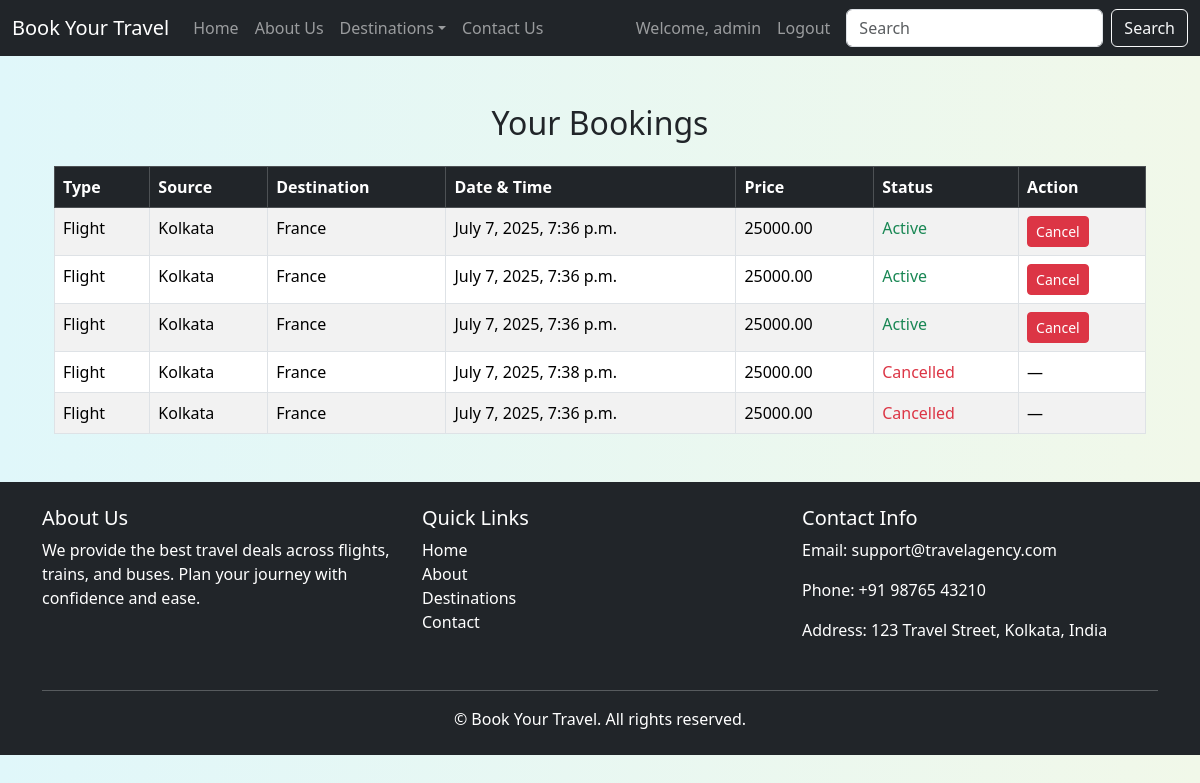
The page /bookings/ (signed in) on the database its author committed.
### booking/models.py (models this page shows, shortened)
class Booking(models.Model):
    STATUS_CHOICES = [
        ('Confirmed', 'Confirmed'),
        ('Cancelled', 'Cancelled'),
    ]
    booking_id = models.AutoField(primary_key=True)
    user = models.ForeignKey(User, on_delete=models.CASCADE)
    travel_option = models.ForeignKey(TravelOption, on_delete=models.CASCADE)
    number_of_seats = models.PositiveIntegerField()
    total_price = models.DecimalField(max_digits=10, decimal_places=2)
    booking_date = models.DateTimeField(default=timezone.now)
    status = models.CharField(max_length=10, choices=STATUS_CHOICES, default='Confirmed')
    is_cancelled = models.BooleanField(default=False)

class TravelOption(models.Model):
    TRAVEL_TYPES = [
        ('Flight', 'Flight'),
        ('Train', 'Train'),
        ('Bus', 'Bus'),
    ]
    travel_id = models.AutoField(primary_key=True)
    travel_type = models.CharField(max_length=10, choices=TRAVEL_TYPES)
    source = models.CharField(max_length=100)
    destination = models.CharField(max_length=100)
    datetime = models.DateTimeField()
    price = models.DecimalField(max_digits=10, decimal_places=2)
    available_seats = models.PositiveIntegerField()

### booking/views.py (the view)
# urls.py: path('bookings/', views.view_bookings, name='view_bookings'),
@login_required
def view_bookings(request):
    bookings = Booking.objects.filter(user=request.user).order_by('-booking_date')
    return render(request, 'view_bookings.html', {'bookings': bookings})

### templates/view_bookings.html
{% extends "base.html" %}
{% block body %}
<div class="container mt-5">
  <h2 class="mb-4 text-center">Your Bookings</h2>
  {% if bookings %}
    <table class="table table-striped table-bordered">
      <thead class="table-dark">
        <tr>
          <th>Type</th>
          <th>Source</th>
          <th>Destination</th>
          <th>Date & Time</th>
          <th>Price</th>
          <th>Status</th>
          <th>Action</th>
        </tr>
      </thead>
      <tbody>
        {% for booking in bookings %}
        <tr class="{% if booking.is_cancelled %}text-muted{% endif %}">
          <td>{{ booking.travel_option.travel_type }}</td>
          <td>{{ booking.travel_option.source }}</td>
          <td>{{ booking.travel_option.destination }}</td>
          <td>{{ booking.travel_option.datetime }}</td>
          <td>{{ booking.travel_option.price }}</td>
          <td>
            {% if booking.is_cancelled %}
              <span class="text-danger">Cancelled</span>
            {% else %}
              <span class="text-success">Active</span>
            {% endif %}
          </td>
          <td>
            {% if not booking.is_cancelled %}
              <a href="{% url 'cancel_booking' booking.booking_id %}" class="btn btn-sm btn-danger" onclick="return confirm('Are you sure you want to cancel this booking?');">Cancel</a>
            {% else %}
              —
            {% endif %}
          </td>
        </tr>
        {% endfor %}
      </tbody>
    </table>
  {% else %}
    <p class="text-center text-muted">You have no bookings yet.</p>
  {% endif %}
</div>
{% endblock %}

### templates/base.html (shortened to what this page needs)
{% load static %}
{% load tz %}
<!doctype html>
<html lang="en">
  <head>
    <link rel="stylesheet" href="{% static 'style.css' %}">
    <link href="https://cdn.jsdelivr.net/npm/bootstrap@5.3.7/dist/css/bootstrap.min.css" rel="stylesheet">
  </head>
  <body>
    <nav class="navbar navbar-expand-lg navbar-dark bg-dark">
      <div class="container-fluid">
        <a class="navbar-brand" href="/">Book Your Travel</a>
        <div class="collapse navbar-collapse" id="navbarContent">
          <ul class="navbar-nav me-auto mb-2 mb-lg-0">
            <li class="nav-item"><a class="nav-link" href="/">Home</a></li>
            <li class="nav-item"><a class="nav-link" href="/about">About Us</a></li>
            <li class="nav-item dropdown">
              <a class="nav-link dropdown-toggle" href="#" role="button" data-bs-toggle="dropdown" aria-expanded="false">Destinations</a>
            </li>
            <li class="nav-item"><a class="nav-link" href="/contact">Contact Us</a></li>
          </ul>
          <ul class="navbar-nav mb-2 mb-lg-0">
            {% if user.is_authenticated %}
              <li class="nav-item"><a class="nav-link" href="/profile">Welcome, {{ user.username }}</a></li>
              <li class="nav-item"><a class="nav-link" href="/logout">Logout</a></li>
            {% else %}
              <li class="nav-item"><a class="nav-link" href="/login">Login</a></li>
              <li class="nav-item"><a class="nav-link" href="/register">Register</a></li>
            {% endif %}
          </ul>
          <form class="d-flex ms-2" role="search">
            <input class="form-control me-2" type="search" placeholder="Search" aria-label="Search">
            <button class="btn btn-outline-light" type="submit">Search</button>
          </form>
        </div>
      </div>
    </nav>
    <div class="container my-5">
      {% block body %}{% endblock body %}
    </div>
<footer class="bg-dark text-white mt-auto">
    <div class="container py-4">
      <div class="row">
        <div class="col-md-4 mb-3">
          <h5>About Us</h5>
          <p>We provide the best travel deals across flights, trains, and buses. Plan your journey with confidence and ease.</p>
        </div>
        <div class="col-md-4 mb-3">
          <h5>Quick Links</h5>
          <ul class="list-unstyled">
            <li><a href="/" class="text-white text-decoration-none">Home</a></li>
            <li><a href="/about" class="text-white text-decoration-none">About</a></li>
            <li><a href="/destinations" class="text-white text-decoration-none">Destinations</a></li>
            <li><a href="/contact" class="text-white text-decoration-none">Contact</a></li>
          </ul>
        </div>
        <div class="col-md-4 mb-3">
          <h5>Contact Info</h5>
          <p>Email: support@travelagency.com</p>
          <p>Phone: +91 98765 43210</p>
          <p>Address: 123 Travel Street, Kolkata, India</p>
        </div>
      </div>
      <hr class="border-light">
      <div class="text-center">
        &copy; {{ now|date:"Y" }} Book Your Travel. All rights reserved.
      </div>
    </div>
  </footer>
  </body>
</html>

### static/style.css (style rules this page uses)
body { background: linear-gradient(to right, #e0f7fa, #f1f8e9); min-height: 100vh; margin: 0; padding: 0; }

### rows shown on the page
Booking: travel_option.travel_type "Flight", travel_option.source "Kolkata", travel_option.destination "France", travel_option.datetime "July 7, 2025, 7:36 p.m.", travel_option.price "25000.00", is_cancelled "Active"
Booking: travel_option.travel_type "Flight", travel_option.source "Kolkata", travel_option.destination "France", travel_option.datetime "July 7, 2025, 7:36 p.m.", travel_option.price "25000.00", is_cancelled "Active"
Booking: travel_option.travel_type "Flight", travel_option.source "Kolkata", travel_option.destination "France", travel_option.datetime "July 7, 2025, 7:36 p.m.", travel_option.price "25000.00", is_cancelled "Active"
Booking: travel_option.travel_type "Flight", travel_option.source "Kolkata", travel_option.destination "France", travel_option.datetime "July 7, 2025, 7:38 p.m.", travel_option.price "25000.00", is_cancelled "Cancelled"
Booking: travel_option.travel_type "Flight", travel_option.source "Kolkata", travel_option.destination "France", travel_option.datetime "July 7, 2025, 7:36 p.m.", travel_option.price "25000.00", is_cancelled "Cancelled"

### other values the page prints
{{ user.username }} "admin"
